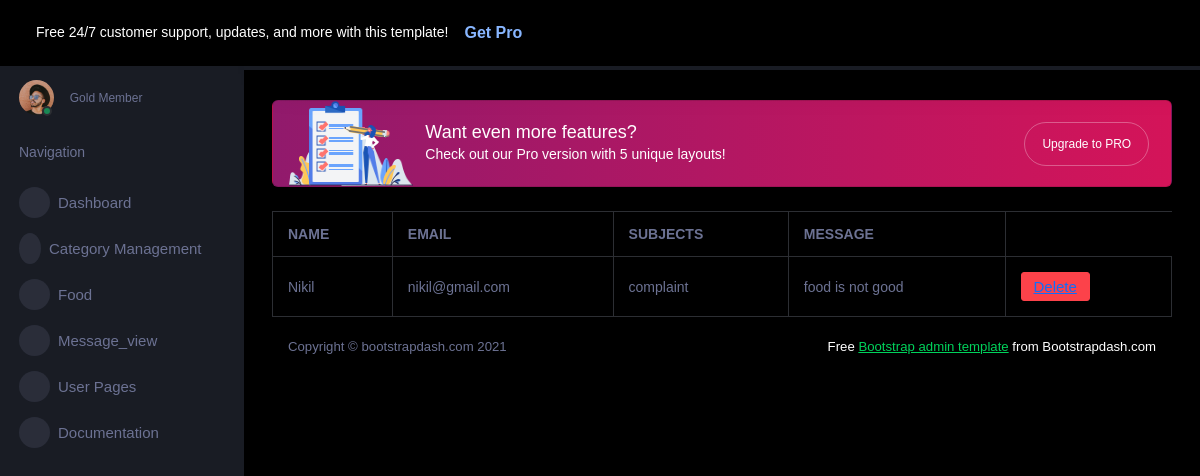
Page /admin_app/message_function/ on the committed database.
### webapp/models.py (models this page shows)
class ContactDB(models.Model):
    CONTACT_NAME=models.CharField(max_length=100,null=True,blank=True)
    CONTACT_EMAIL=models.EmailField(null=True,blank=True)
    CONTACT_SUBJECTS=models.CharField(max_length=100,null=True,blank=True)
    CONTACT_MESSAGE=models.TextField(max_length=100,null=True,blank=True)

### admin_app/views.py (the view)
# urls.py: path('message_function/',views.message_function,name="message_function"),
def message_function(request):
    data=ContactDB.objects.all()
    return render(request,template_name="Message_function.html", context={'data':data})

### admin_app/templates/Message_function.html (shortened to what this page needs)
<!DOCTYPE html>
{% extends 'index.html' %}
{% block content %}
<html lang="en">
<head>
</head>
<body>
<table class="table table-bordered">
    <tr>
        <th>NAME</th>
        <th>EMAIL</th>
        <th>SUBJECTS</th>
        <th>MESSAGE</th>
    </tr>
    {% for i in data %}
    <tr>
        <td>{{i.CONTACT_NAME}}</td>
        <td>{{i.CONTACT_EMAIL}}</td>
        <td>{{i.CONTACT_SUBJECTS}}</td>
        <td>{{i.CONTACT_MESSAGE}}</td>
        <td>
            <button class="btn btn-danger" type="submit"> <a href="{% url 'delete_message' p_id=i.id %}">Delete</a></button>
        </td>
    </tr>
    {% endfor %}
</table>
</body>
{% endblock %}

### rows in the picture
ContactDB: CONTACT_NAME "Nikil", CONTACT_EMAIL "nikil@gmail.com", CONTACT_SUBJECTS "complaint", CONTACT_MESSAGE "food is not good"
